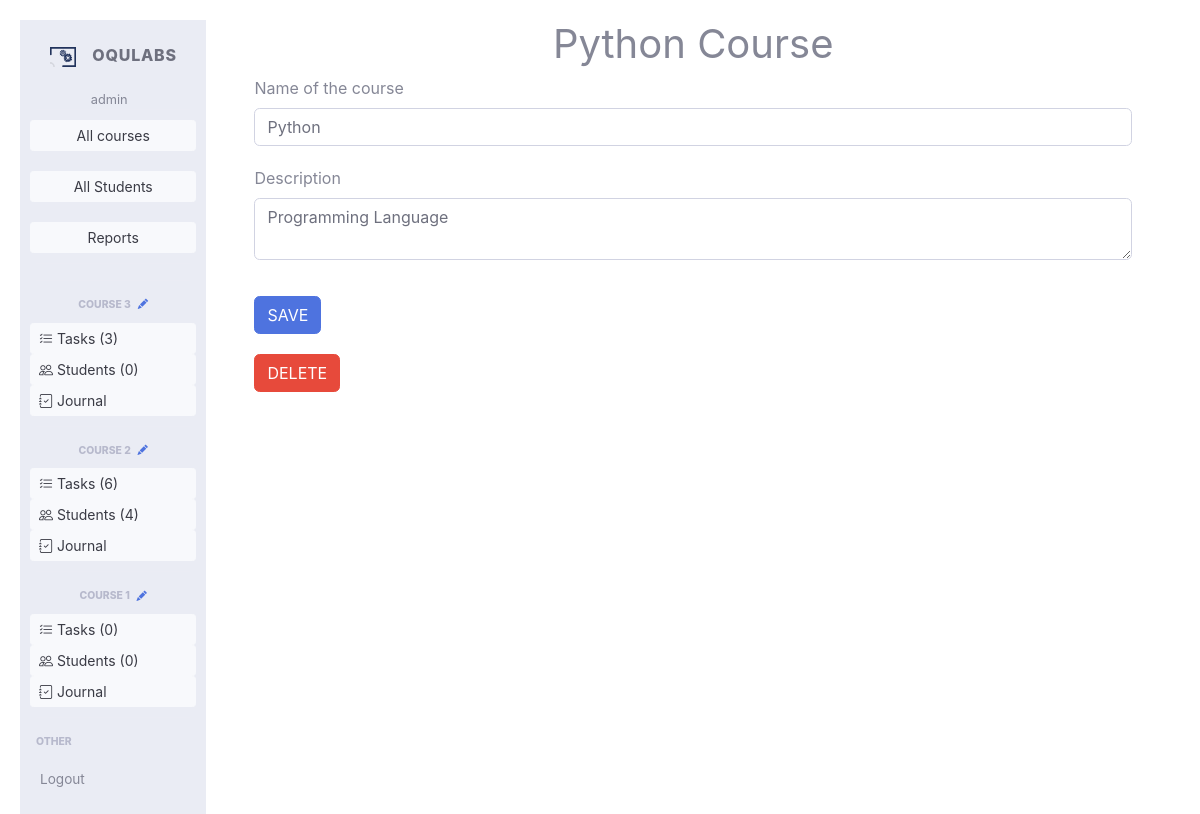
The app's page /courses_teacher/edit/4 (signed in) with its own data.
### app/models.py (models this page shows, shortened)
class Course(models.Model):
    teacher = models.ForeignKey('auth.User', on_delete=models.DO_NOTHING, null=True, blank=True)
    name = models.CharField(max_length=100)
    description = models.TextField(blank=True)
    max_screenshots_per_user = models.PositiveIntegerField(default=60*15)  # 15 hours, 180 MB
    screenshot_interval_minutes = models.PositiveIntegerField(default=1)
    enrollment_code = models.CharField(max_length=30, unique=True, blank=True, null=True)
    deleted = models.BooleanField(default=False)
    color = models.IntegerField(default=0)  # up to 359
    department = models.ForeignKey(Department, on_delete=models.DO_NOTHING, null=True, blank=True)
    def tasks_number(self):
        return self.task_set.count()
    def enrolled_students(self):
        return self.enrollment_set.filter(deleted=False).count()
    class Meta:
        ordering = ['-id']

### app/courses_view.py (the view)
# urls.py: path('courses_teacher/edit/<int:course_id>', courses_view.course_edit, name='course_add'),
def course_edit(request, course_id):
    return course_add(request, course_id=course_id)

### app/courses_view.py (called while the page is built, shortened)
def course_add(request, course_id=None):
    if request.user.is_anonymous:
        return redirect('/login')
    if not request.user.is_staff:
        return redirect('/courses_student')
    if course_id is not None:
        course = Course.objects.filter(id=course_id).first()
    else:
        course = Course(
            teacher=request.user,
            name="",
            description=""
        )
    return render(
        request,
        "new_course.html",
        {
            'course': course,
            'courses': Course.objects.filter(teacher=request.user).filter(deleted=False),
            'course_id': course.id if course_id else -1,
            'departments': Department.objects.all(),
        }
    )

### templates/new_course.html (shortened to what this page needs)
{% extends "main.html" %}
{% block content %}
    <div style="display: flex; flex-direction: column">
        <h1 style="text-align: center">{{ course.name|default:"New" }} Course</h1>
        <div class="container-fluid">
            <form method="post">
                <div class="form-group">
                    <label for="name">Name of the course</label>
                    <input type="text" name="name" class="form-control" id="name" aria-describedby="nameHelp" placeholder="Enter name" value="{{ course.name }}">
                </div>
                <div class="form-group gap">
                    <label for="description">Description</label>
                    <textarea type="text" name="description" class="form-control" id="description" aria-describedby="descriptionHelp" placeholder="Enter description">{{ course.description }}</textarea>
                </div>
                <button type="submit" class="btn btn-primary gap">SAVE</button>
            </form>
                {% if course.id %}
                <button type="button" class="btn btn-danger gap"
                        style="display: inline-block;"
                        onclick="delete_it()">DELETE</button>
                {% endif %}
        </div>
    </div>
{% endblock %}

### templates/sidebar.html (shortened to what this page needs)
<ul class="navbar-nav bg-gray-200 sidebar sidebar-light accordion" id="accordionSidebar"
    style="overflow-x: hidden; height: 100vh">
    <a class="sidebar-brand d-flex align-items-center justify-content-center" href="/">
        <div class="sidebar-brand-icon">
            <img src="/static/casting.svg" style="max-height: 20px; margin-left: 1em">
        </div>
        <div class="sidebar-brand-text mx-3">OquLabs</div>
    </a>
    <div class="nav-item dropdown no-arrow" style="display: flex; flex-direction: column; width: 100%">
        <span class="mr-2 d-none d-lg-inline text-gray-600 small"
              style="text-align: center">{{ user.username }}</span>
    </div>
    <hr class="sidebar-divider my-0">
        <div style="
            display: flex;
            flex-direction: column;
            align-items: center;
            padding: 10px;
        ">
        <a class="btn btn-sm
        {% if page == "all_courses" %}
        btn-primary
        {% else %}
        btn-light
        {% endif %}
        "
           style="width: 100%"
           href="/courses_teacher">
            <span>All courses</span>
        </a>
        </div>
        <div style="
            display: flex;
            flex-direction: column;
            align-items: center;
            padding: 10px;
        ">
            <a class="btn btn-sm
            {% if page == 'all_students' %}
            btn-primary
            {% else %}
            btn-light
            {% endif %}
            "
            style="width: 100%"
            href="/all_students">
                <span>All Students</span>
            </a>
        </div>
        <div style="
            display: flex;
            flex-direction: column;
            align-items: center;
            padding: 10px;
        ">
        <a class="btn btn-sm
        {% if page == 'reports' %}
        btn-primary
        {% else %}
        btn-light
        {% endif %}
        "
           style="width: 100%"
           href="/reports">
            <span>Reports</span>
        </a>
        </div>
    <hr class="sidebar-divider">
    {% for course1 in courses %}
        <hr class="sidebar-divider">
        <div class="sidebar-heading" id="menu_{{ course1.id }}" style="text-align: center">
            {{ course1.name | slice:":25" }} <a href="/courses_teacher/edit/{{ course1.id }}"
               style="width: 100%">&nbsp;&nbsp;<i class="bi bi-pencil-fill"></i> </a>
        </div>
        <div style="display: flex; flex-direction: column; align-items: center; padding: 10px;">
            <a href="/courses_teacher/{{ course1.id }}/tasks" class="btn btn-sm
            {% if course1.id == course.id and page == 'tasks' %}
            btn-primary
            {% else %}
            btn-light
            {% endif %}
            "
               style="width: 100%; text-align: left"><i class="bi bi-list-check"></i> Tasks
                ({{ course1.tasks_number }})
            </a>
            <a href="/courses_teacher/{{ course1.id }}" class="btn btn-sm
            {% if course1.id == course.id and page == 'enrollments' %}
            btn-primary
            {% else %}
            btn-light
            {% endif %}
                "
               style="width: 100%; text-align: left"><i class="bi bi-people"></i> Students
                ({{ course1.enrolled_students }})</a>
            <a href="/courses_teacher/{{ course1.id }}/journal" class="btn btn-sm
            {% if course1.id == course.id and page == 'journal' %}
            btn-primary
            {% else %}
            btn-light
            {% endif %}
            "
               style="width: 100%; text-align: left"><i class="bi bi-journal-check"></i> Journal
            </a>
        </div>
    {% endfor %}
    <hr class="sidebar-divider">
    <div class="sidebar-heading">
        Other
    </div>
    <li class="nav-item">
        <a class="nav-link " href="/logout">
            <span>Logout</span></a>
    </li>
</ul>

### app/static/index3.css (style rules this page uses)
body { background-color: #f8f9fa; padding: 20px; }
.gap { margin-top: 20px; }

### records on screen
Course: name "COURSE 3", tasks_number "3", enrolled_students "0"
Course: name "COURSE 2", tasks_number "6", enrolled_students "4"
Course: name "COURSE 1", tasks_number "0", enrolled_students "0"
Course: name "Python", description "Programming Language"

### other values on screen
{{ user.username }} "admin"
